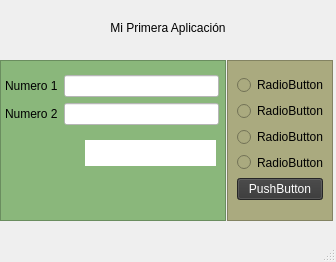
<?xml version="1.0" encoding="UTF-8"?>
<ui version="4.0">
 <class>MainWindow</class>
 <widget class="QMainWindow" name="MainWindow">
  <property name="geometry">
   <rect>
    <x>0</x>
    <y>0</y>
    <width>336</width>
    <height>262</height>
   </rect>
  </property>
  <property name="windowTitle">
   <string>MainWindow</string>
  </property>
  <widget class="QWidget" name="centralwidget">
   <widget class="QLabel" name="label">
    <property name="geometry">
     <rect>
      <x>15</x>
      <y>5</y>
      <width>306</width>
      <height>46</height>
     </rect>
    </property>
    <property name="styleSheet">
     <string notr="true">font: 20pt &quot;Calibri&quot;;</string>
    </property>
    <property name="text">
     <string>Mi Primera Aplicación</string>
    </property>
    <property name="alignment">
     <set>Qt::AlignCenter</set>
    </property>
   </widget>
   <widget class="QFrame" name="frame">
    <property name="geometry">
     <rect>
      <x>0</x>
      <y>60</y>
      <width>226</width>
      <height>161</height>
     </rect>
    </property>
    <property name="styleSheet">
     <string notr="true">background-color: rgb(138, 183, 123);</string>
    </property>
    <property name="frameShape">
     <enum>QFrame::StyledPanel</enum>
    </property>
    <property name="frameShadow">
     <enum>QFrame::Raised</enum>
    </property>
    <widget class="QLabel" name="label_4">
     <property name="geometry">
      <rect>
       <x>85</x>
       <y>80</y>
       <width>131</width>
       <height>26</height>
      </rect>
     </property>
     <property name="styleSheet">
      <string notr="true">background-color: rgb(255, 255, 255);</string>
     </property>
     <property name="text">
      <string/>
     </property>
    </widget>
    <widget class="QWidget" name="">
     <property name="geometry">
      <rect>
       <x>5</x>
       <y>15</y>
       <width>214</width>
       <height>52</height>
      </rect>
     </property>
     <layout class="QVBoxLayout" name="verticalLayout">
      <item>
       <layout class="QHBoxLayout" name="horizontalLayout">
        <item>
         <widget class="QLabel" name="label_2">
          <property name="styleSheet">
           <string notr="true">font: 75 12pt &quot;MS Shell Dlg 2&quot;;</string>
          </property>
          <property name="text">
           <string>Numero 1</string>
          </property>
         </widget>
        </item>
        <item>
         <widget class="QLineEdit" name="lineEdit">
          <property name="enabled">
           <bool>true</bool>
          </property>
          <property name="styleSheet">
           <string notr="true">background-color: rgb(255, 255, 255);</string>
          </property>
         </widget>
        </item>
       </layout>
      </item>
      <item>
       <layout class="QHBoxLayout" name="horizontalLayout_2">
        <item>
         <widget class="QLabel" name="label_3">
          <property name="styleSheet">
           <string notr="true">font: 75 12pt &quot;MS Shell Dlg 2&quot;;</string>
          </property>
          <property name="text">
           <string>Numero 2</string>
          </property>
         </widget>
        </item>
        <item>
         <widget class="QLineEdit" name="lineEdit_2">
          <property name="styleSheet">
           <string notr="true">background-color: rgb(255, 255, 255);</string>
          </property>
         </widget>
        </item>
       </layout>
      </item>
     </layout>
    </widget>
   </widget>
   <widget class="QFrame" name="frame_2">
    <property name="geometry">
     <rect>
      <x>227</x>
      <y>60</y>
      <width>106</width>
      <height>161</height>
     </rect>
    </property>
    <property name="styleSheet">
     <string notr="true">background-color: rgb(170, 170, 127);</string>
    </property>
    <property name="frameShape">
     <enum>QFrame::StyledPanel</enum>
    </property>
    <property name="frameShadow">
     <enum>QFrame::Raised</enum>
    </property>
    <widget class="QWidget" name="">
     <property name="geometry">
      <rect>
       <x>10</x>
       <y>15</y>
       <width>86</width>
       <height>125</height>
      </rect>
     </property>
     <layout class="QVBoxLayout" name="verticalLayout_3">
      <item>
       <layout class="QVBoxLayout" name="verticalLayout_2">
        <item>
         <widget class="QRadioButton" name="radioButton">
          <property name="text">
           <string>RadioButton</string>
          </property>
         </widget>
        </item>
        <item>
         <widget class="QRadioButton" name="radioButton_2">
          <property name="text">
           <string>RadioButton</string>
          </property>
          <property name="autoExclusive">
           <bool>true</bool>
          </property>
         </widget>
        </item>
        <item>
         <widget class="QRadioButton" name="radioButton_3">
          <property name="text">
           <string>RadioButton</string>
          </property>
         </widget>
        </item>
        <item>
         <widget class="QRadioButton" name="radioButton_4">
          <property name="text">
           <string>RadioButton</string>
          </property>
         </widget>
        </item>
       </layout>
      </item>
      <item>
       <spacer name="verticalSpacer">
        <property name="orientation">
         <enum>Qt::Vertical</enum>
        </property>
        <property name="sizeHint" stdset="0">
         <size>
          <width>53</width>
          <height>13</height>
         </size>
        </property>
       </spacer>
      </item>
      <item>
       <widget class="QPushButton" name="pushButton">
        <property name="styleSheet">
         <string notr="true">background-color: rgb(53, 53, 53);
color: rgb(255,255,255);</string>
        </property>
        <property name="text">
         <string>PushButton</string>
        </property>
       </widget>
      </item>
     </layout>
    </widget>
   </widget>
  </widget>
  <widget class="QMenuBar" name="menubar">
   <property name="geometry">
    <rect>
     <x>0</x>
     <y>0</y>
     <width>336</width>
     <height>21</height>
    </rect>
   </property>
  </widget>
  <widget class="QStatusBar" name="statusbar"/>
 </widget>
 <resources/>
 <connections/>
</ui>
